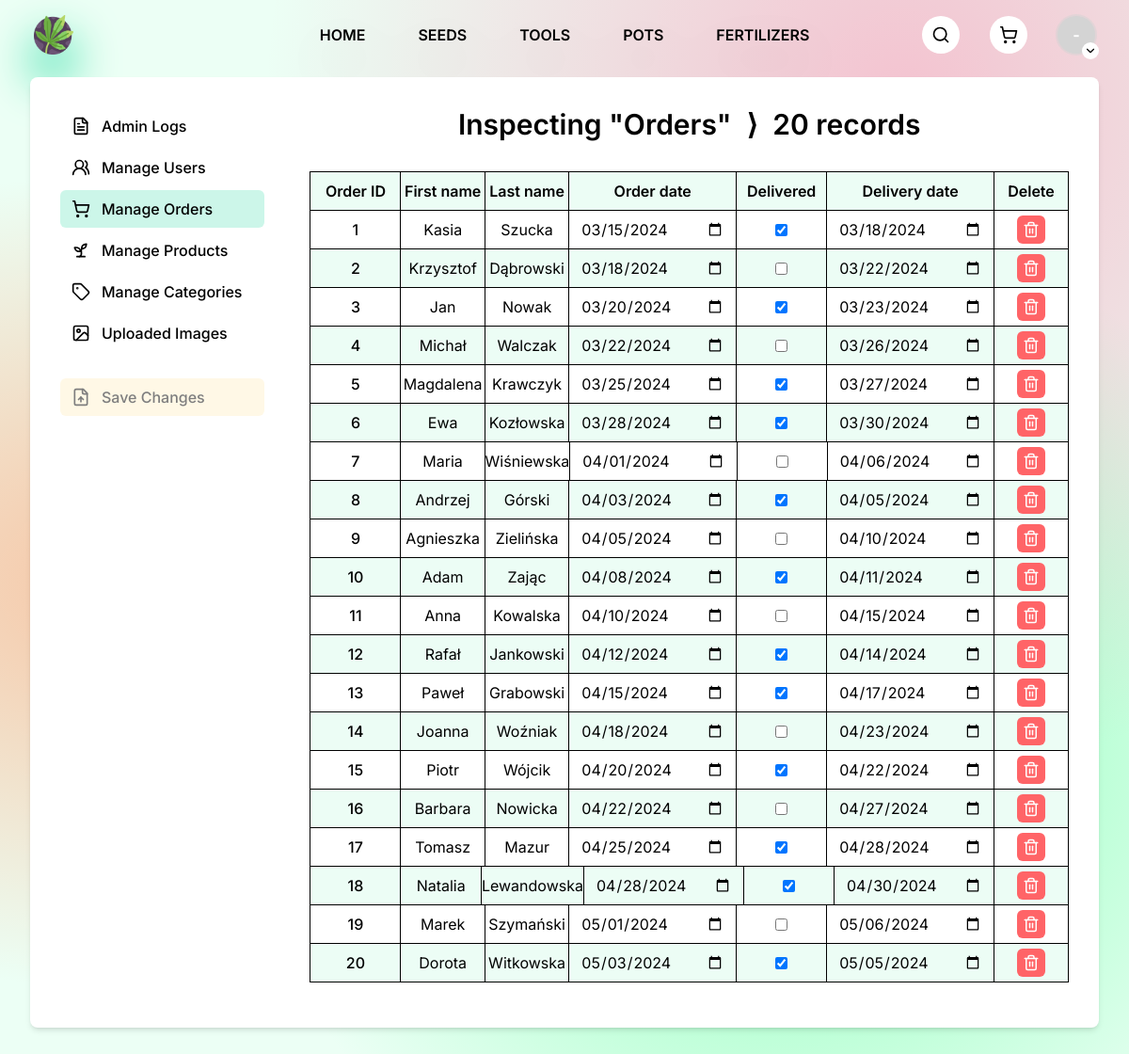
/pages/admin/index.php?tab=orders (signed in), run on the app's committed database.
### tables this page shows
CREATE TABLE orders (
  order_id         INT     PRIMARY KEY AUTO_INCREMENT,
  user_id          INT     NOT NULL,
  order_address_id INT     NOT NULL,
  delivered        BOOLEAN NOT NULL    DEFAULT FALSE,
  order_date       DATE    NOT NULL,
  delivery_date    DATE        NULL,

  FOREIGN KEY (user_id) REFERENCES users(user_id) ON DELETE CASCADE,
  FOREIGN KEY (order_address_id) REFERENCES order_addresses(order_address_id) ON DELETE CASCADE
);

CREATE TABLE users (
  user_id       INT          PRIMARY KEY AUTO_INCREMENT,
  first_name    VARCHAR(20)  NOT NULL,
  last_name     VARCHAR(30)  NOT NULL,
  email         VARCHAR(255) NOT NULL,
  password      VARCHAR(255) NOT NULL,
  is_admin      BOOLEAN      NOT NULL    DEFAULT FALSE,
  reset_token   VARCHAR(100)     NULL,
  token_expires DATETIME         NULL
);

### pages/admin/index.php (the view, shortened to what this page needs)
<?php
require_once __DIR__ . '/../../php/db.php';
$user = null;
if (isset($_SESSION['user_id'])) {
    $user_id = $_SESSION['user_id'];
    $stmt = $db_o->prepare("SELECT * FROM users WHERE user_id = ?");
    $stmt->bind_param("i", $user_id);
    $stmt->execute();
    $result = $stmt->get_result();
    if ($result->num_rows > 0) {
        $user = $result->fetch_assoc();
    }
}
?>
<!DOCTYPE html>
<html lang="en">
<head>
    <link rel="stylesheet" href="./styles.css" />
    <script src="https://unpkg.com/@tailwindcss/browser@4.1.7"></script>
</head>
<body class="font-[Inter]">
    <div class="relative h-dvh flex flex-col">
        <nav class="px-[3vw] py-4 grid place-items-center grid-cols-3">
            <div class="justify-self-start">
                <a href="../home/index.php" class="drop-shadow-2xl drop-shadow-emerald-400 transition duration-200 hover:drop-shadow-lime-400">
                    <img src="../../public/images/icon.png" alt="growzone icon" width="42" />
                </a>
            </div>
            <div class="justify-self-center flex gap-10 font-semibold uppercase drop-shadow-2xl">
                <a href="../home/index.php" class="hover:text-white transition-colors rounded-lg hover:bg-black px-2 py-1">Home</a>
                <a href="../search/index.php?category=seeds" class="hover:text-white transition-colors rounded-lg hover:bg-black px-2 py-1">Seeds</a>
                <a href="../search/index.php?category=tools" class="hover:text-white transition-colors rounded-lg hover:bg-black px-2 py-1">Tools</a>
                <a href="../search/index.php?category=pots" class="hover:text-white transition-colors rounded-lg hover:bg-black px-2 py-1">Pots</a>
                <a href="../search/index.php?category=fertilizers" class="hover:text-white transition-colors rounded-lg hover:bg-black px-2 py-1">Fertilizers</a>
            </div>
            <div class="justify-self-end flex gap-8">
                <a href="../search/index.php" class="size-10 p-2.5 grid place-items-center bg-white rounded-full cursor-pointer transition hover:bg-black hover:*:stroke-white">
                    <i data-lucide="search" class="size-full transition"></i>
                </a>
                <a href="../cart/index.php" class="size-10 p-2.5 grid place-items-center bg-white rounded-full cursor-pointer transition hover:bg-black hover:*:stroke-white">
                    <i data-lucide="shopping-cart" class="size-full transition"></i>
                </a>
                <div class="relative group">
                    <button class="size-10 cursor-pointer relative">
                        <span class="avatar [--primary:var(--color-neutral-300)] bg-[var(--primary)] ring-2 ring-[var(--primary)]/50 font-bold text-white size-full rounded-full grid place-items-center" data-first-name="<?= htmlspecialchars($user['first_name']) ?>" data-last-name="<?= htmlspecialchars($user['last_name']) ?>">-</span>
                        <div class="absolute bg-white p-0.5 rounded-full grid place-items-center -bottom-1.5 -right-1">
                            <i data-lucide="chevron-down" class="size-[14px]"></i>
                        </div>
                    </button>
                </div>
            </div>
        </nav>
        <div class="px-8 pb-8 pt-2 h-[calc(100dvh_-_74px)]">
            <?php
            $tab = $_GET['tab'] ?? null;
            ?>
            <main data-tab="<?= $tab ?>" id="main-container" class="h-full bg-white relative shadow-md flex gap-12 rounded-lg p-8">
                <div class="flex flex-col gap-1">
                    <a href="?tab=logs" <?= $tab == 'logs' ? 'data-active' : '' ?> class="flex items-center gap-3 pl-3 pr-6 py-2 rounded-md font-medium transition data-active:bg-emerald-400/20 hover:bg-emerald-400/20">
                        <i data-lucide="file-text" class="size-[20px]"></i>
                        Admin Logs
                    </a>
                    <a href="?tab=users" <?= $tab == 'users' ? 'data-active' : '' ?> class="flex items-center gap-3 pl-3 pr-6 py-2 rounded-md font-medium transition data-active:bg-emerald-400/20 hover:bg-emerald-400/20">
                        <i data-lucide="users-round" class="size-[20px]"></i>
                        Manage Users
                    </a>
                    <a href="?tab=orders" <?= $tab == 'orders' ? 'data-active' : '' ?> class="flex items-center gap-3 pl-3 pr-6 py-2 rounded-md font-medium transition data-active:bg-emerald-400/20 hover:bg-emerald-400/20">
                        <i data-lucide="shopping-cart" class="size-[20px]"></i>
                        Manage Orders
                    </a>
                    <a href="?tab=products" <?= $tab == 'products' ? 'data-active' : '' ?> class="flex items-center gap-3 pl-3 pr-6 py-2 rounded-md font-medium transition data-active:bg-emerald-400/20 hover:bg-emerald-400/20">
                        <i data-lucide="sprout" class="size-[20px]"></i>
                        Manage Products
                    </a>
                    <a href="?tab=categories" <?= $tab == 'categories' ? 'data-active' : '' ?> class="flex items-center gap-3 pl-3 pr-6 py-2 rounded-md font-medium transition data-active:bg-emerald-400/20 hover:bg-emerald-400/20">
                        <i data-lucide="tag" class="size-[20px]"></i>
                        Manage Categories
                    </a>
                    <a href="?tab=images" <?= $tab == 'images' ? 'data-active' : '' ?> class="flex items-center gap-3 pl-3 pr-6 py-2 rounded-md font-medium transition data-active:bg-emerald-400/20 hover:bg-emerald-400/20">
                        <i data-lucide="image" class="size-[20px]"></i>
                        Uploaded Images
                    </a>
                    <?php if($tab != 'images'): ?>
                    <button disabled id="save-changes" class="mt-6 flex items-center gap-3 pl-3 pr-6 py-2 rounded-md font-medium transition bg-amber-400/20 disabled:opacity-50 not-disabled:cursor-pointer not-disabled:hover:bg-amber-400/30">
                        <i data-lucide="file-up" class="size-[20px]"></i>
                        Save Changes
                    </button>
                    <?php endif ?>
                    <div class="mt-auto flex flex-col gap-4">
                    </div>
                </div>
                <div class="relative flex flex-col gap-8 grow">
                    <?php if($tab == 'users'): ?>
                    <?php
                    $stmt = $db_o->prepare('SELECT user_id, first_name, last_name, email, is_admin FROM users ORDER BY user_id');
                    $stmt->execute();
                    $users = $stmt->get_result()->fetch_all(MYSQLI_ASSOC);
                    $userCount = count($users);
                    ?>
                    <h2 class="flex justify-center items-center gap-4 text-3xl font-semibold">
                        <span>Inspecting "Users"</span>
                        <span>&RightAngleBracket;</span>
                        <span><?= htmlspecialchars($userCount) ?> records</span>
                    </h2>
                    <div class="grid overflow-y-scroll no-scrollbar pb-4">
                        <div class="flex border-t font-semibold bg-emerald-50">
                            <div class="border-l py-2 w-[6rem] text-center">User ID</div>
                            <div class="border-l py-2 basis-0 grow text-center">First name</div>
                            <div class="border-l py-2 basis-0 grow text-center">Last name</div>
                            <div class="border-l py-2 basis-0 grow-[1.5] text-center">Email</div>
                            <div class="border-l py-2 w-[5rem] text-center">Admin</div>
                            <div class="border-x py-2 w-[5rem] text-center">Delete</div>
                        </div>
                        <?php foreach($users as $user): ?>
                        <div data-id="<?= htmlspecialchars($user['user_id']) ?>" class="record flex border-t last:border-b odd:bg-emerald-50">
                            <div class="border-l w-[6rem] grid place-items-center font-medium"><?= htmlspecialchars($user['user_id']) ?></div>
                            <div class="border-l basis-0 grow">
                                <input type="text" name="first-name" placeholder="First name" value="<?= htmlspecialchars($user['first_name']) ?>" class="px-3 py-2 w-full" />
                            </div>
                            <div class="border-l basis-0 grow">
                                <input type="text" name="last-name" placeholder="Last name" value="<?= htmlspecialchars($user['last_name']) ?>" class="px-3 py-2 w-full" />
                            </div>
                            <div class="border-l basis-0 grow-[1.5]">
                                <input type="email" name="email" placeholder="Email" value="<?= htmlspecialchars($user['email']) ?>" class="px-3 py-2 w-full" />
                            </div>
                            <div class="border-l w-[5rem] grid place-items-center">
                                <input type="checkbox" name="is-admin" <?= $user['is_admin'] ? 'checked' : '' ?> />
                            </div>
                            <div class="border-x w-[5rem] grid place-items-center">
                                <button class="delete p-1.5 cursor-pointer hover:bg-red-300 transition rounded-md bg-red-400">
                                    <i data-lucide="trash-2" class="size-[18px] stroke-white"></i>
                                </button>
                            </div>
                        </div>
                        <?php endforeach ?>
                    </div>
                    <?php elseif($tab == 'orders'): ?>
                    <?php
                    $stmt = $db_o->prepare('SELECT order_id, first_name, last_name, order_date, delivered, delivery_date FROM orders JOIN users USING (user_id) ORDER BY order_id');
                    $stmt->execute();
                    $orders = $stmt->get_result()->fetch_all(MYSQLI_ASSOC);
                    $ordersCount = count($orders);
                    ?>
                    <h2 class="flex justify-center items-center gap-4 text-3xl font-semibold">
                        <span>Inspecting "Orders"</span>
                        <span>&RightAngleBracket;</span>
                        <span><?= htmlspecialchars($ordersCount) ?> records</span>
                    </h2>
                    <div class="grid overflow-y-scroll no-scrollbar pb-4">
                        <div class="flex border-t font-semibold bg-emerald-50">
                            <div class="border-l py-2 w-[6rem] text-center">Order ID</div>
                            <div class="border-l py-2 basis-0 grow text-center">First name</div>
                            <div class="border-l py-2 basis-0 grow text-center">Last name</div>
                            <div class="border-l py-2 basis-0 grow-2 text-center">Order date</div>
                            <div class="border-l py-2 w-[6rem] text-center">Delivered</div>
                            <div class="border-l py-2 basis-0 grow-2 text-center">Delivery date</div>
                            <div class="border-x py-2 w-[5rem] text-center">Delete</div>
                        </div>
                        <?php foreach($orders as $order): ?>
                        <div data-id="<?= htmlspecialchars($order['order_id']) ?>" class="record flex border-t last:border-b odd:bg-emerald-50">
                            <div class="border-l w-[6rem] grid place-items-center font-medium"><?= htmlspecialchars($order['order_id']) ?></div>
                            <div class="border-l basis-0 grow grid place-items-center"><?= htmlspecialchars($order['first_name']) ?></div>
                            <div class="border-l basis-0 grow grid place-items-center"><?= htmlspecialchars($order['last_name']) ?></div>
                            <div class="border-l basis-0 grow-2">
                                <input type="date" name="order-date" placeholder="Order date" value="<?= htmlspecialchars($order['order_date']) ?>" class="px-3 py-2 w-full" />
                            </div>
                            <div class="border-l w-[6rem] grid place-items-center">
                                <input type="checkbox" name="delivered" <?= $order['delivered'] ? 'checked' : '' ?> />
                            </div>
                            <div class="border-l basis-0 grow-2">
                                <input type="date" name="delivery-date" placeholder="Delivery date" value="<?= htmlspecialchars($order['delivery_date']) ?>" class="px-3 py-2 w-full" />
                            </div>
                            <div class="border-x w-[5rem] grid place-items-center">
                                <button class="delete p-1.5 cursor-pointer hover:bg-red-300 transition rounded-md bg-red-400">
                                    <i data-lucide="trash-2" class="size-[18px] stroke-white"></i>
                                </button>
                            </div>
                        </div>
                        <?php endforeach ?>
                    </div>
                    <?php endif ?>
                </div>
            </main>
        </div>
    </div>
</body>
</html>

### pages/admin/styles.css (style rules this page uses)
.no-scrollbar { -ms-overflow-style: none; scrollbar-width: none; }

### data on the page
orders: order_id "1", user.first_name "Kasia", user.last_name "Szucka", order-date "03/15/2024", delivered "☑", delivery-date "03/18/2024"
orders: order_id "2", user.first_name "Krzysztof", user.last_name "Dąbrowski", order-date "03/18/2024", delivery-date "03/22/2024"
orders: order_id "3", user.first_name "Jan", user.last_name "Nowak", order-date "03/20/2024", delivered "☑", delivery-date "03/23/2024"
orders: order_id "4", user.first_name "Michał", user.last_name "Walczak", order-date "03/22/2024", delivery-date "03/26/2024"
orders: order_id "5", user.first_name "Magdalena", user.last_name "Krawczyk", order-date "03/25/2024", delivered "☑", delivery-date "03/27/2024"
orders: order_id "6", user.first_name "Ewa", user.last_name "Kozłowska", order-date "03/28/2024", delivered "☑", delivery-date "03/30/2024"
orders: order_id "7", user.first_name "Maria", user.last_name "Wiśniewska", order-date "04/01/2024", delivery-date "04/06/2024"
orders: order_id "8", user.first_name "Andrzej", user.last_name "Górski", order-date "04/03/2024", delivered "☑", delivery-date "04/05/2024"
orders: order_id "9", user.first_name "Agnieszka", user.last_name "Zielińska", order-date "04/05/2024", delivery-date "04/10/2024"
orders: order_id "10", user.first_name "Adam", user.last_name "Zając", order-date "04/08/2024", delivered "☑", delivery-date "04/11/2024"
orders: order_id "11", user.first_name "Anna", user.last_name "Kowalska", order-date "04/10/2024", delivery-date "04/15/2024"
orders: order_id "12", user.first_name "Rafał", user.last_name "Jankowski", order-date "04/12/2024", delivered "☑", delivery-date "04/14/2024"
orders: order_id "13", user.first_name "Paweł", user.last_name "Grabowski", order-date "04/15/2024", delivered "☑", delivery-date "04/17/2024"
orders: order_id "14", user.first_name "Joanna", user.last_name "Woźniak", order-date "04/18/2024", delivery-date "04/23/2024"
orders: order_id "15", user.first_name "Piotr", user.last_name "Wójcik", order-date "04/20/2024", delivered "☑", delivery-date "04/22/2024"
orders: order_id "16", user.first_name "Barbara", user.last_name "Nowicka", order-date "04/22/2024", delivery-date "04/27/2024"
orders: order_id "17", user.first_name "Tomasz", user.last_name "Mazur", order-date "04/25/2024", delivered "☑", delivery-date "04/28/2024"
orders: order_id "18", user.first_name "Natalia", user.last_name "Lewandowska", order-date "04/28/2024", delivered "☑", delivery-date "04/30/2024"
orders: order_id "19", user.first_name "Marek", user.last_name "Szymański", order-date "05/01/2024", delivery-date "05/06/2024"
orders: order_id "20", user.first_name "Dorota", user.last_name "Witkowska", order-date "05/03/2024", delivered "☑", delivery-date "05/05/2024"

### other printed values
$ordersCount "20"
